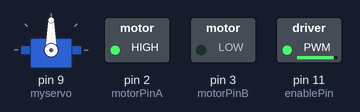
This sketch was run on a simulated Arduino Uno, built with avr-gcc and run on an emulated ATmega328P. Parts: servo, switched loads named in the sketch (green lamp = pin HIGH).

Above: at 0.05 s.
Timing chart, 0 to 3.0 s (numbered marks = the images above):
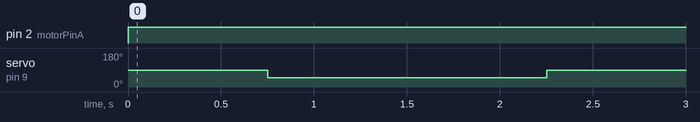

The sketch:

_______.ver1.ino
```cpp
#include <Servo.h>

Servo myservo;

int motorPinA = 2;
int motorPinB = 3;
int enablePin = 11;

void setup()
{
  myservo.attach(9);
  pinMode(motorPinA,OUTPUT);
  pinMode(motorPinB,OUTPUT);
  pinMode(enablePin,OUTPUT);
  analogWrite(enablePin,1000);
}

void move_forward(){
  digitalWrite(motorPinA,HIGH);
  digitalWrite(motorPinB,LOW);
}

void move_backward(){
  digitalWrite(motorPinA,LOW);
  digitalWrite(motorPinB,HIGH);
}

void wheel_forward(){
  myservo.write(90);
}

void wheel_left(){
  myservo.write(50);
}

void wheel_right(){
  myservo.write(130);
}

void loop()
{
  wheel_forward();
  move_forward();
  delay(750);
  wheel_left();
  delay(1500);
}
```

Measured:
- by itself, pin 2 (motorPinA): LOW → HIGH at 0.00 s
- by itself, servo on pin 9 (myservo): alternates 90° for 0.75 s and 50° for 1.5 s
